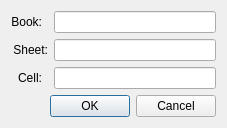
<?xml version="1.0" encoding="UTF-8"?>
<ui version="4.0">
 <class>ExcelLinkingDetails</class>
 <widget class="QDialog" name="ExcelLinkingDetails">
  <property name="geometry">
   <rect>
    <x>0</x>
    <y>0</y>
    <width>227</width>
    <height>125</height>
   </rect>
  </property>
  <property name="windowTitle">
   <string extracomment="Window title. Means &quot;address of cell in Excel sheet&quot;">Cell address</string>
  </property>
  <layout class="QGridLayout" name="gridLayout">
   <item row="0" column="0">
    <widget class="QLabel" name="label">
     <property name="text">
      <string extracomment="In the terms of Microsoft Excel">Book:</string>
     </property>
     <property name="alignment">
      <set>Qt::AlignRight|Qt::AlignTrailing|Qt::AlignVCenter</set>
     </property>
    </widget>
   </item>
   <item row="0" column="2">
    <widget class="QLineEdit" name="lineBook">
     <property name="sizePolicy">
      <sizepolicy hsizetype="Expanding" vsizetype="Fixed">
       <horstretch>1</horstretch>
       <verstretch>0</verstretch>
      </sizepolicy>
     </property>
    </widget>
   </item>
   <item row="1" column="0" colspan="2">
    <widget class="QLabel" name="label_2">
     <property name="text">
      <string extracomment="In the terms of Microsoft Excel">Sheet:</string>
     </property>
     <property name="alignment">
      <set>Qt::AlignRight|Qt::AlignTrailing|Qt::AlignVCenter</set>
     </property>
    </widget>
   </item>
   <item row="1" column="2">
    <widget class="QLineEdit" name="lineSheet"/>
   </item>
   <item row="2" column="0">
    <widget class="QLabel" name="label_3">
     <property name="text">
      <string extracomment="In the terms of Microsoft Excel">Cell:</string>
     </property>
     <property name="alignment">
      <set>Qt::AlignRight|Qt::AlignTrailing|Qt::AlignVCenter</set>
     </property>
    </widget>
   </item>
   <item row="2" column="2">
    <widget class="QLineEdit" name="lineCell"/>
   </item>
   <item row="3" column="2">
    <spacer name="verticalSpacer">
     <property name="orientation">
      <enum>Qt::Vertical</enum>
     </property>
     <property name="sizeHint" stdset="0">
      <size>
       <width>20</width>
       <height>0</height>
      </size>
     </property>
    </spacer>
   </item>
   <item row="4" column="1" colspan="2">
    <widget class="QDialogButtonBox" name="buttonBox">
     <property name="orientation">
      <enum>Qt::Horizontal</enum>
     </property>
     <property name="standardButtons">
      <set>QDialogButtonBox::Cancel|QDialogButtonBox::Ok</set>
     </property>
    </widget>
   </item>
  </layout>
 </widget>
 <tabstops>
  <tabstop>lineBook</tabstop>
  <tabstop>lineSheet</tabstop>
  <tabstop>lineCell</tabstop>
  <tabstop>buttonBox</tabstop>
 </tabstops>
 <resources/>
 <connections>
  <connection>
   <sender>buttonBox</sender>
   <signal>accepted()</signal>
   <receiver>ExcelLinkingDetails</receiver>
   <slot>accept()</slot>
   <hints>
    <hint type="sourcelabel">
     <x>248</x>
     <y>254</y>
    </hint>
    <hint type="destinationlabel">
     <x>157</x>
     <y>274</y>
    </hint>
   </hints>
  </connection>
  <connection>
   <sender>buttonBox</sender>
   <signal>rejected()</signal>
   <receiver>ExcelLinkingDetails</receiver>
   <slot>reject()</slot>
   <hints>
    <hint type="sourcelabel">
     <x>316</x>
     <y>260</y>
    </hint>
    <hint type="destinationlabel">
     <x>286</x>
     <y>274</y>
    </hint>
   </hints>
  </connection>
 </connections>
</ui>
